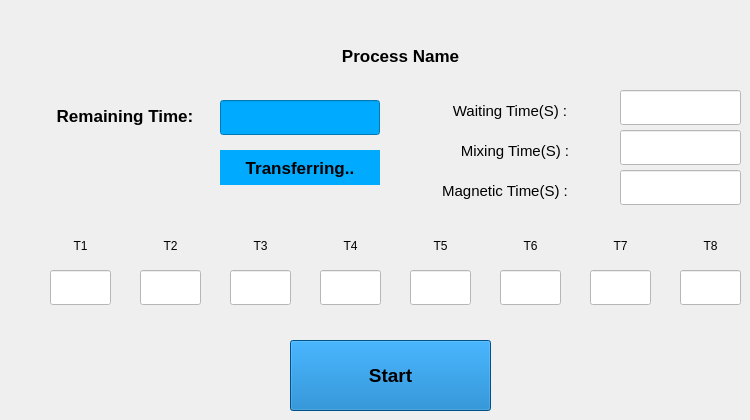
    <widget class="QWidget" name="page_4">
     <widget class="QLabel" name="label_14">
      <property name="geometry">
       <rect>
        <x>260</x>
        <y>40</y>
        <width>281</width>
        <height>31</height>
       </rect>
      </property>
      <property name="font">
       <font>
        <pointsize>13</pointsize>
        <weight>75</weight>
        <bold>true</bold>
       </font>
      </property>
      <property name="styleSheet">
       <string notr="true">background:rgba(0, 0, 0,0);
color:rgb(0, 0, 0)</string>
      </property>
      <property name="text">
       <string>Process Name</string>
      </property>
      <property name="alignment">
       <set>Qt::AlignCenter</set>
      </property>
     </widget>
     <widget class="QLabel" name="label_15">
      <property name="geometry">
       <rect>
        <x>425</x>
        <y>95</y>
        <width>170</width>
        <height>31</height>
       </rect>
      </property>
      <property name="font">
       <font>
        <pointsize>11</pointsize>
       </font>
      </property>
      <property name="styleSheet">
       <string notr="true">background:rgba(0, 0, 0,0);
color:rgb(0, 0, 0)</string>
      </property>
      <property name="text">
       <string>Waiting Time(S) :</string>
      </property>
      <property name="alignment">
       <set>Qt::AlignCenter</set>
      </property>
     </widget>
     <widget class="QToolButton" name="toolButton_18">
      <property name="geometry">
       <rect>
        <x>290</x>
        <y>340</y>
        <width>201</width>
        <height>71</height>
       </rect>
      </property>
      <property name="font">
       <font>
        <pointsize>14</pointsize>
        <weight>75</weight>
        <bold>true</bold>
       </font>
      </property>
      <property name="styleSheet">
       <string notr="true">QToolButton {
background:rgb(1, 114, 192);
color:rgb(0, 0, 0);}
QToolButton:disabled {
background-color:rgb(203, 203, 203);
}
</string>
      </property>
      <property name="text">
       <string>Start</string>
      </property>
      <property name="checkable">
       <bool>false</bool>
      </property>
     </widget>
     <widget class="QLineEdit" name="lineEdit_48">
      <property name="geometry">
       <rect>
        <x>50</x>
        <y>270</y>
        <width>61</width>
        <height>35</height>
       </rect>
      </property>
      <property name="styleSheet">
       <string notr="true">background:rgb(255, 255, 255)</string>
      </property>
      <property name="alignment">
       <set>Qt::AlignCenter</set>
      </property>
     </widget>
     <widget class="QLineEdit" name="lineEdit_49">
      <property name="geometry">
       <rect>
        <x>140</x>
        <y>270</y>
        <width>61</width>
        <height>35</height>
       </rect>
      </property>
      <property name="styleSheet">
       <string notr="true">background:rgb(255, 255, 255)</string>
      </property>
      <property name="alignment">
       <set>Qt::AlignCenter</set>
      </property>
     </widget>
     <widget class="QLineEdit" name="lineEdit_92">
      <property name="geometry">
       <rect>
        <x>230</x>
        <y>270</y>
        <width>61</width>
        <height>35</height>
       </rect>
      </property>
      <property name="styleSheet">
       <string notr="true">background:rgb(255, 255, 255)</string>
      </property>
      <property name="alignment">
       <set>Qt::AlignCenter</set>
      </property>
     </widget>
     <widget class="QLineEdit" name="lineEdit_93">
      <property name="geometry">
       <rect>
        <x>320</x>
        <y>270</y>
        <width>61</width>
        <height>35</height>
       </rect>
      </property>
      <property name="styleSheet">
       <string notr="true">background:rgb(255, 255, 255)</string>
      </property>
      <property name="alignment">
       <set>Qt::AlignCenter</set>
      </property>
     </widget>
     <widget class="QLineEdit" name="lineEdit_140">
      <property name="geometry">
       <rect>
        <x>410</x>
        <y>270</y>
        <width>61</width>
        <height>35</height>
       </rect>
      </property>
      <property name="styleSheet">
       <string notr="true">background:rgb(255, 255, 255)</string>
      </property>
      <property name="alignment">
       <set>Qt::AlignCenter</set>
      </property>
     </widget>
     <widget class="QLineEdit" name="lineEdit_141">
      <property name="geometry">
       <rect>
        <x>500</x>
        <y>270</y>
        <width>61</width>
        <height>35</height>
       </rect>
      </property>
      <property name="styleSheet">
       <string notr="true">background:rgb(255, 255, 255)</string>
      </property>
      <property name="alignment">
       <set>Qt::AlignCenter</set>
      </property>
     </widget>
     <widget class="QLineEdit" name="lineEdit_142">
      <property name="geometry">
       <rect>
        <x>590</x>
        <y>270</y>
        <width>61</width>
        <height>35</height>
       </rect>
      </property>
      <property name="styleSheet">
       <string notr="true">background:rgb(255, 255, 255)</string>
      </property>
      <property name="alignment">
       <set>Qt::AlignCenter</set>
      </property>
     </widget>
     <widget class="QLineEdit" name="lineEdit_143">
      <property name="geometry">
       <rect>
        <x>680</x>
        <y>270</y>
        <width>61</width>
        <height>35</height>
       </rect>
      </property>
      <property name="styleSheet">
       <string notr="true">background:rgb(255, 255, 255)</string>
      </property>
      <property name="alignment">
       <set>Qt::AlignCenter</set>
      </property>
     </widget>
     <widget class="QLabel" name="label_61">
      <property name="geometry">
       <rect>
        <x>60</x>
        <y>230</y>
        <width>41</width>
        <height>31</height>
       </rect>
      </property>
      <property name="styleSheet">
       <string notr="true">background:rgba(0, 0, 0,0);
color:rgb(0, 0, 0)</string>
      </property>
      <property name="text">
       <string>T1</string>
      </property>
      <property name="alignment">
       <set>Qt::AlignCenter</set>
      </property>
     </widget>
     <widget class="QLabel" name="label_62">
      <property name="geometry">
       <rect>
        <x>150</x>
        <y>230</y>
        <width>41</width>
        <height>31</height>
       </rect>
      </property>
      <property name="styleSheet">
       <string notr="true">background:rgba(0, 0, 0,0);
color:rgb(0, 0, 0)</string>
      </property>
      <property name="text">
       <string>T2</string>
      </property>
      <property name="alignment">
       <set>Qt::AlignCenter</set>
      </property>
     </widget>
     <widget class="QLabel" name="label_85">
      <property name="geometry">
       <rect>
        <x>240</x>
        <y>230</y>
        <width>41</width>
        <height>31</height>
       </rect>
      </property>
      <property name="styleSheet">
       <string notr="true">background:rgba(0, 0, 0,0);
color:rgb(0, 0, 0)</string>
      </property>
      <property name="text">
       <string>T3</string>
      </property>
      <property name="alignment">
       <set>Qt::AlignCenter</set>
      </property>
     </widget>
     <widget class="QLabel" name="label_86">
      <property name="geometry">
       <rect>
        <x>330</x>
        <y>230</y>
        <width>41</width>
        <height>31</height>
       </rect>
      </property>
      <property name="styleSheet">
       <string notr="true">background:rgba(0, 0, 0,0);
color:rgb(0, 0, 0)</string>
      </property>
      <property name="text">
       <string>T4</string>
      </property>
      <property name="alignment">
       <set>Qt::AlignCenter</set>
      </property>
     </widget>
     <widget class="QLabel" name="label_87">
      <property name="geometry">
       <rect>
        <x>420</x>
        <y>230</y>
        <width>41</width>
        <height>31</height>
       </rect>
      </property>
      <property name="styleSheet">
       <string notr="true">background:rgba(0, 0, 0,0);
color:rgb(0, 0, 0)</string>
      </property>
      <property name="text">
       <string>T5</string>
      </property>
      <property name="alignment">
       <set>Qt::AlignCenter</set>
      </property>
     </widget>
     <widget class="QLabel" name="label_88">
      <property name="geometry">
       <rect>
        <x>600</x>
        <y>230</y>
        <width>41</width>
        <height>31</height>
       </rect>
      </property>
      <property name="styleSheet">
       <string notr="true">background:rgba(0, 0, 0,0);
color:rgb(0, 0, 0)</string>
      </property>
      <property name="text">
       <string>T7</string>
      </property>
      <property name="alignment">
       <set>Qt::AlignCenter</set>
      </property>
     </widget>
     <widget class="QLabel" name="label_89">
      <property name="geometry">
       <rect>
        <x>690</x>
        <y>230</y>
        <width>41</width>
        <height>31</height>
       </rect>
      </property>
      <property name="styleSheet">
       <string notr="true">background:rgba(0, 0, 0,0);
color:rgb(0, 0, 0)</string>
      </property>
      <property name="text">
       <string>T8</string>
      </property>
      <property name="alignment">
       <set>Qt::AlignCenter</set>
      </property>
     </widget>
     <widget class="QLabel" name="label_90">
      <property name="geometry">
       <rect>
        <x>510</x>
        <y>230</y>
        <width>41</width>
        <height>31</height>
       </rect>
      </property>
      <property name="styleSheet">
       <string notr="true">background:rgba(0, 0, 0,0);
color:rgb(0, 0, 0)</string>
      </property>
      <property name="text">
       <string>T6</string>
      </property>
      <property name="alignment">
       <set>Qt::AlignCenter</set>
      </property>
     </widget>
     <widget class="QLabel" name="label_16">
      <property name="geometry">
       <rect>
        <x>430</x>
        <y>135</y>
        <width>170</width>
        <height>31</height>
       </rect>
      </property>
      <property name="font">
       <font>
        <pointsize>11</pointsize>
       </font>
      </property>
      <property name="styleSheet">
       <string notr="true">background:rgba(0, 0, 0,0);
color:rgb(0, 0, 0)</string>
      </property>
      <property name="text">
       <string>Mixing Time(S) :</string>
      </property>
      <property name="alignment">
       <set>Qt::AlignCenter</set>
      </property>
     </widget>
     <widget class="QLabel" name="label_17">
      <property name="geometry">
       <rect>
        <x>420</x>
        <y>175</y>
        <width>170</width>
        <height>31</height>
       </rect>
      </property>
      <property name="font">
       <font>
        <pointsize>11</pointsize>
       </font>
      </property>
      <property name="styleSheet">
       <string notr="true">background:rgba(0, 0, 0,0);
color:rgb(0, 0, 0)</string>
      </property>
      <property name="text">
       <string>Magnetic Time(S) :</string>
      </property>
      <property name="alignment">
       <set>Qt::AlignCenter</set>
      </property>
     </widget>
     <widget class="QLineEdit" name="lineEdit_146">
      <property name="geometry">
       <rect>
        <x>620</x>
        <y>90</y>
        <width>121</width>
        <height>35</height>
       </rect>
      </property>
      <property name="font">
       <font>
        <pointsize>11</pointsize>
       </font>
      </property>
      <property name="styleSheet">
       <string notr="true">background:rgb(255, 255, 255)</string>
      </property>
      <property name="alignment">
       <set>Qt::AlignCenter</set>
      </property>
     </widget>
     <widget class="QLineEdit" name="lineEdit_147">
      <property name="geometry">
       <rect>
        <x>620</x>
        <y>130</y>
        <width>121</width>
        <height>35</height>
       </rect>
      </property>
      <property name="font">
       <font>
        <pointsize>11</pointsize>
       </font>
      </property>
      <property name="styleSheet">
       <string notr="true">background:rgb(255, 255, 255)</string>
      </property>
      <property name="alignment">
       <set>Qt::AlignCenter</set>
      </property>
     </widget>
     <widget class="QLineEdit" name="lineEdit_148">
      <property name="geometry">
       <rect>
        <x>620</x>
        <y>170</y>
        <width>121</width>
        <height>35</height>
       </rect>
      </property>
      <property name="font">
       <font>
        <pointsize>11</pointsize>
       </font>
      </property>
      <property name="styleSheet">
       <string notr="true">background:rgb(255, 255, 255)</string>
      </property>
      <property name="alignment">
       <set>Qt::AlignCenter</set>
      </property>
     </widget>
     <widget class="QLabel" name="label_21">
      <property name="geometry">
       <rect>
        <x>40</x>
        <y>100</y>
        <width>170</width>
        <height>31</height>
       </rect>
      </property>
      <property name="font">
       <font>
        <pointsize>13</pointsize>
        <weight>75</weight>
        <bold>true</bold>
       </font>
      </property>
      <property name="styleSheet">
       <string notr="true">background:rgba(0, 0, 0,0);
color:rgb(0, 0, 0)</string>
      </property>
      <property name="text">
       <string>Remaining Time:</string>
      </property>
      <property name="alignment">
       <set>Qt::AlignCenter</set>
      </property>
     </widget>
     <widget class="QLineEdit" name="lineEdit_149">
      <property name="geometry">
       <rect>
        <x>220</x>
        <y>100</y>
        <width>160</width>
        <height>35</height>
       </rect>
      </property>
      <property name="font">
       <font>
        <pointsize>13</pointsize>
        <weight>75</weight>
        <bold>true</bold>
       </font>
      </property>
      <property name="styleSheet">
       <string notr="true">background:rgb(0, 170, 255);
color:rgb(255, 255, 255);</string>
      </property>
      <property name="text">
       <string/>
      </property>
      <property name="alignment">
       <set>Qt::AlignCenter</set>
      </property>
     </widget>
     <widget class="QLabel" name="label_18">
      <property name="geometry">
       <rect>
        <x>50</x>
        <y>360</y>
        <width>200</width>
        <height>30</height>
       </rect>
      </property>
      <property name="styleSheet">
       <string notr="true">background:rgb(215, 213, 203);
/*background:qlineargradient(spread:repeat, x1:0.510204, y1:1, x2:0.505, y2:0, stop:0 rgba(22,33,55,255), stop:1 rgba(60,98,109,255));
color:rgb(255, 255, 255);
</string>
      </property>
      <property name="text">
       <string/>
      </property>
     </widget>
     <widget class="QLabel" name="label_35">
      <property name="geometry">
       <rect>
        <x>220</x>
        <y>150</y>
        <width>160</width>
        <height>35</height>
       </rect>
      </property>
      <property name="font">
       <font>
        <pointsize>13</pointsize>
        <weight>75</weight>
        <bold>true</bold>
       </font>
      </property>
      <property name="styleSheet">
       <string notr="true">background:rgb(0, 170, 255);
color:rgb(0, 0, 0);</string>
      </property>
      <property name="text">
       <string>Transferring..</string>
      </property>
      <property name="alignment">
       <set>Qt::AlignCenter</set>
      </property>
     </widget>
    </widget>
